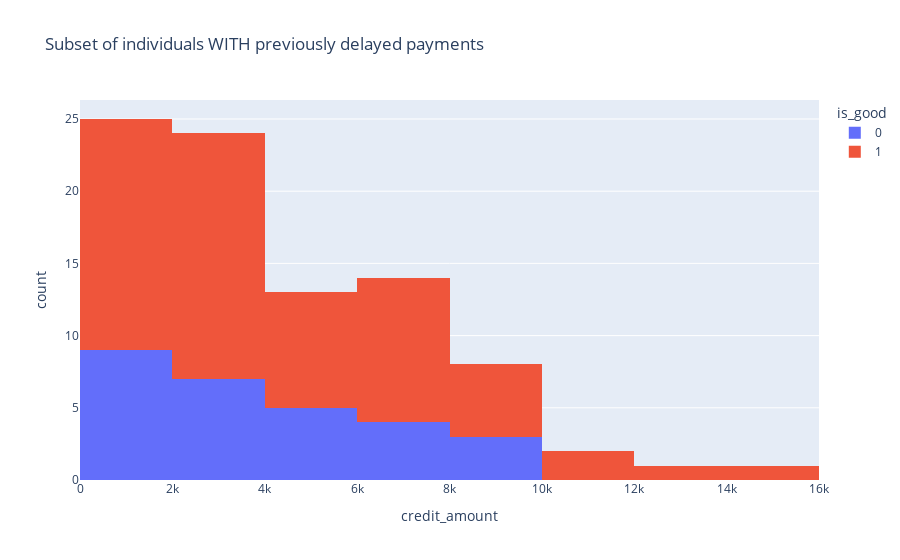

The code cell stored with this chart in its notebook:
### Markdown cell above
I subset the data for only those who had previously delayed payments and split up the histogram of their credit amount by how many other existing credit lines they already have open.

- Individuals with delayed payments are more likely to have two other existing credit lines.

This is interesting, as this is another indicator that the individual would be more likely to miss a payment.

That said, existing credit lines correlate with age (a predictor for "good" classification) and are essentially neutral with whether an individual is classified as "good". So the break-down factor in this chain of couplings is that existing credit lines are invariant to whether the individual is 'good' or not.

As we can see in the second plot, a large number of individuals without previous delayed payments ALSO do have multiple lines of credit when making taking out small loans. The number of individuals in this subset with 'good' classification actually dwarfs those with the 'bad'. Though the goal of the science question is to minimize loss, we stumble onto the actual motivation of a bank: to make money. 

It's actually more lucrative to take bets on less-reliable individuals in this category, since more of them succeed than not. The expected value is still positive, even if the credit risk is higher.

### Code cell
val = df[['credit_history']].value_counts().index[2][0]

px.histogram(df.query('credit_history == @val'), x='credit_amount', color='is_good', 
             title='Subset of individuals WITH previously delayed payments', nbins=10 )

### Figure 1 — Plotly figure (JSON) as saved in the notebook; plotly's stock layout.template omitted (floating-point values rounded to 4 significant figures)
{"data": [{"alignmentgroup": "True", "bingroup": "x", "hovertemplate": "is_good=0<br>credit_amount=%{x}<br>count=%{y}<extra></extra>", "legendgroup": "0", "marker": {"color": "#636efa", "pattern": {"shape": ""}}, "name": "0", "nbinsx": 10, "offsetgroup": "0", "orientation": "v", "showlegend": true, "type": "histogram", "x": [4870, 6836, 2225, 6887, 2064, 3414, 9572, 4455, 4297, 1908, 1024, 4463, 8648, 1512, 1659, 1209, 1333, 1808, 4370, 7980, 8086, 2580, 1555, 6224, 2169, 1919, 2145, 2538], "xaxis": "x", "yaxis": "y"}, {"alignmentgroup": "True", "bingroup": "x", "hovertemplate": "is_good=1<br>credit_amount=%{x}<br>count=%{y}<extra></extra>", "legendgroup": "1", "marker": {"color": "#EF553B", "pattern": {"shape": ""}}, "name": "1", "nbinsx": 10, "offsetgroup": "1", "orientation": "v", "showlegend": true, "type": "histogram", "x": [6204, 2333, 5965, 4771, 7057, 932, 1449, 8613, 6967, 5117, 2978, 4151, 7418, 7582, 3643, 1743, 2247, 2320, 846, 4272, 11760, 802, 2899, 8471, 1591, 2629, 7238, 2764, 4679, 960, 585, 1503, 2032, 683, 4712, 1553, 1965, 3863, 9157, 15653, 1050, 1478, 9857, 2862, 2503, 6403, 717, 7432, 6681, 2375, 2993, 10875, 7678, 8947, 3594, 4454, 12749, 1344, 2353, 2427], "xaxis": "x", "yaxis": "y"}], "layout": {"barmode": "relative", "legend": {"title": {"text": "is_good"}, "tracegroupgap": 0}, "title": {"text": "Subset of individuals WITH previously delayed payments"}, "xaxis": {"anchor": "y", "domain": [0, 1], "title": {"text": "credit_amount"}}, "yaxis": {"anchor": "x", "domain": [0, 1], "title": {"text": "count"}}}}
